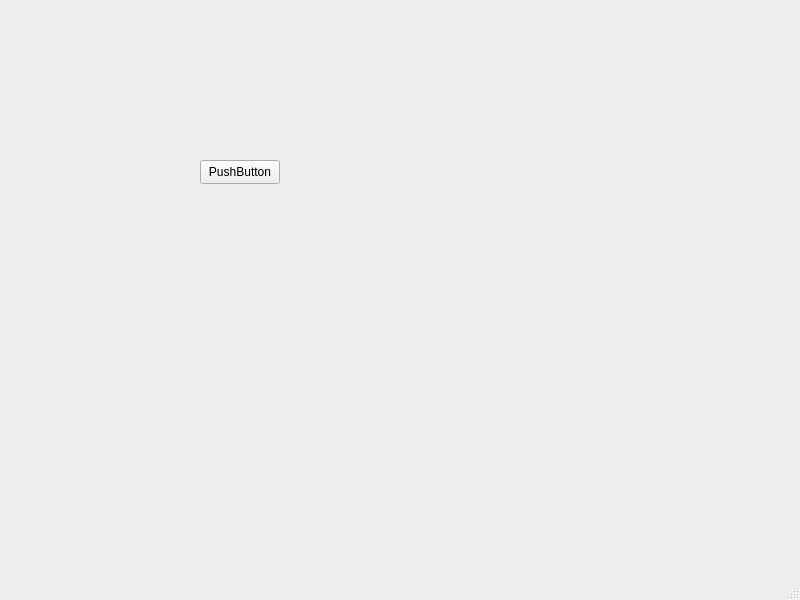
<?xml version="1.0" encoding="UTF-8"?>
<ui version="4.0">
 <class>MainWindow</class>
 <widget class="QMainWindow" name="MainWindow">
  <property name="geometry">
   <rect>
    <x>0</x>
    <y>0</y>
    <width>800</width>
    <height>600</height>
   </rect>
  </property>
  <property name="windowTitle">
   <string>MainWindow</string>
  </property>
  <widget class="QWidget" name="centralwidget">
   <widget class="QPushButton" name="pushButton">
    <property name="geometry">
     <rect>
      <x>200</x>
      <y>160</y>
      <width>80</width>
      <height>24</height>
     </rect>
    </property>
    <property name="text">
     <string>PushButton</string>
    </property>
   </widget>
  </widget>
  <widget class="QMenuBar" name="menubar">
   <property name="geometry">
    <rect>
     <x>0</x>
     <y>0</y>
     <width>800</width>
     <height>21</height>
    </rect>
   </property>
  </widget>
  <widget class="QStatusBar" name="statusbar"/>
 </widget>
 <resources/>
 <connections/>
</ui>
